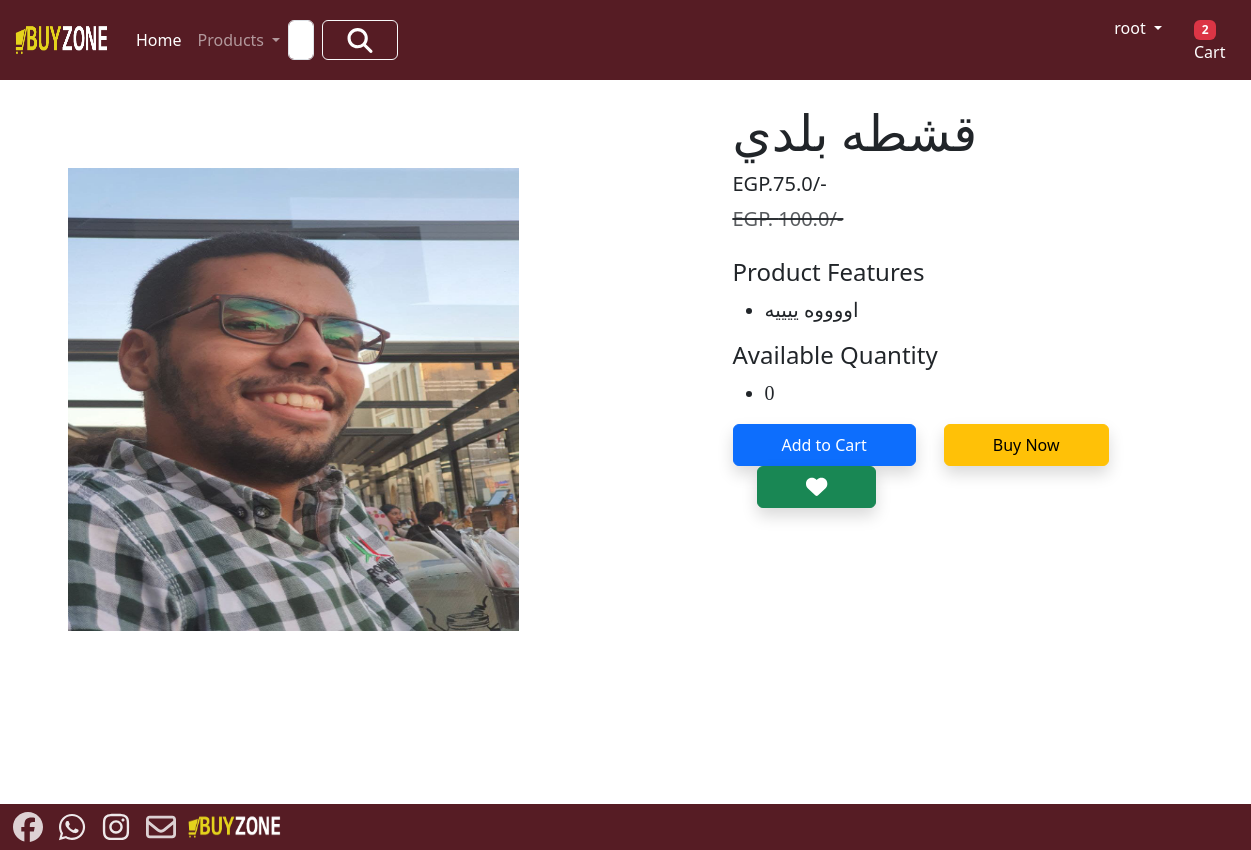
Page /product-detail/3 (signed in) on the earlier database version.
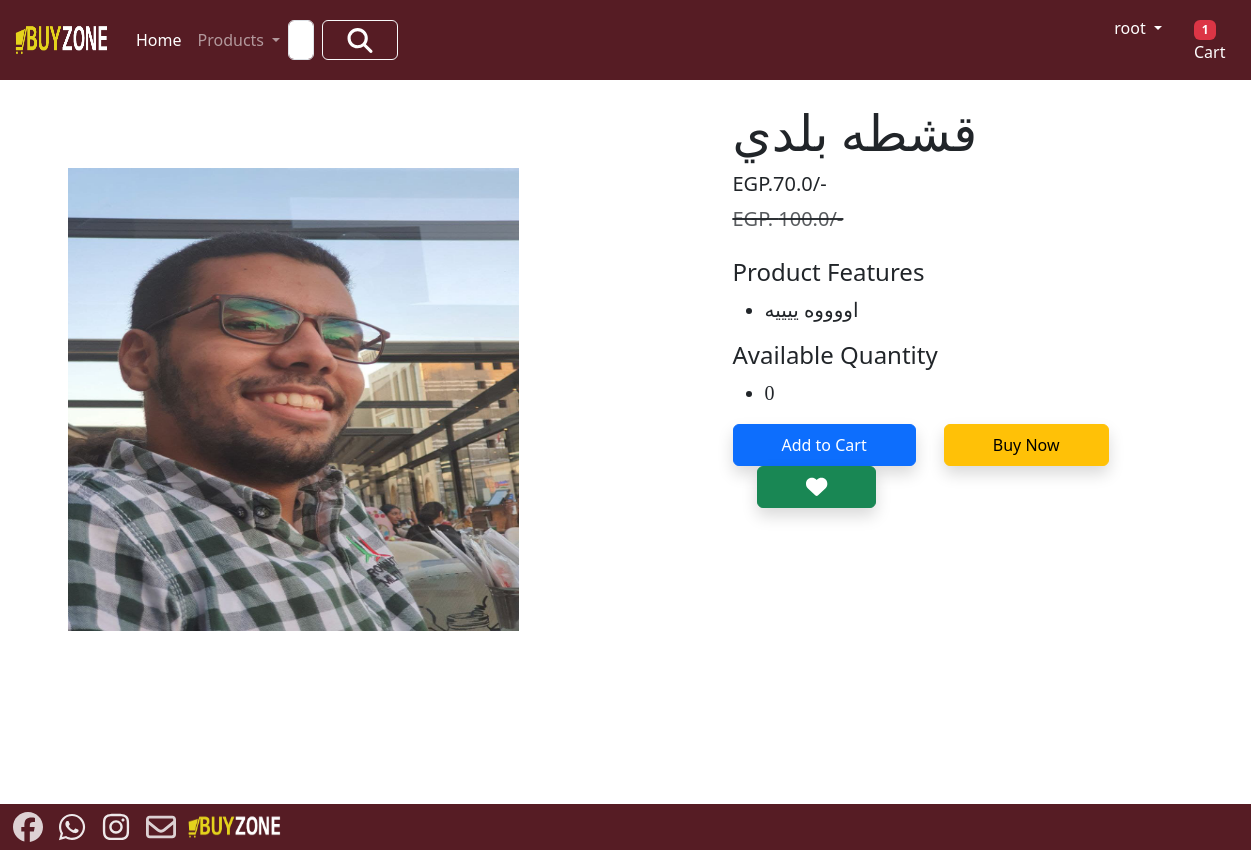
Same page on the later database version.
### app/models.py (models this page shows, shortened)
class Product(models.Model):
     title=models.CharField(max_length=100)
     selling_price=models.FloatField()
     discounted_price=models.FloatField()
     description=models.TextField()
     composition=models.TextField(default='')
     prodapp=models.TextField(default='')
     category=models.CharField(choices=CATEGORY_CHOICES,max_length=3)
     product_image=models.ImageField(upload_to='product')
     Quantity = models.IntegerField(default=1)

### app/views.py (the view)
class ProductDetail(View):
    def get(self, request, pk):
        product = Product.objects.get(pk=pk)
        wishlist = Wishlist.objects.filter(Q(product=product) & Q(user=request.user))
        totalitem = 0
        wishitem = 0
        if request.user.is_authenticated:
            totalitem = len(Cart.objects.filter(user=request.user))
            wishitem = len(Wishlist.objects.filter(user=request.user))
        return render(request, 'app/productdetail.html', locals())

### app/templates/app/productdetail.html (shortened to what this page needs)
{% extends 'app/base.html'%}
{% load static %}
{% block main-content %}
<div class="container">
    <div class="row flex justify-content-between" style="margin-top: 24px;">
        <div class="img2 col-lg-5 mt-5">
            <img src="{{product.product_image.url}}"
                class="image col-xs-6 col-sm-12 col-lg-12 mt-3 text-sm-center w-100 h-75" alt="">
        </div>
        <div class="productdetail col-lg-5">
            <h1 style="font-family: georgia; font-size: 50px;">
                {{product.title}}
            </h1>
            <h5>EGP.{{product.discounted_price}}/-</h5>
            <small class="text-decoration-line-through text-muted fs-5">
                <del>EGP. {{product.selling_price}}/-</del>
            </small>
            <br><br>
            <h4>Product Features</h4>
            <ul class="fs-5" style="font-family: Rajdhani">
                <li>
                    {{product.description}}
                </li>
            </ul>
            <h4>Available Quantity</h4>
            <ul class="fs-5" style="font-family: Rajdhani">
                <li>
                    {{product.Quantity}}
                </li>
            </ul>
            <form action="/add-to-cart" class="d-inline">
                <button type="submit" class="btn btn-primary shadow px-5 py-2">
                    Add to Cart
                </button>
            </form>
            <a href="{% url 'showcart' %}" class="btn btn-warning shadow px-5 py-2 ms-4">Buy Now </a>
            {% if wishlist %}
            <a pid={{product.id}} class="minus-wishlist btn btn-danger shadow px-5 py-2 ms-4"><i
                    class="fas fa-heart fa-lg"></i></a> {% else %}
            <a pid={{product.id}} class="plus-wishlist btn btn-success shadow px-5 py-2 ms-4"><i
                    class="fas fa-heart fa-lg"></i></a> {% endif %}
        </div>
    </div>
</div>
{% endblock main-content %}

### app/templates/app/base.html (shortened to what this page needs)
<!DOCTYPE html>
{% load static %}
<html lang="en">
<head>
    <link href="https://cdn.jsdelivr.net/npm/bootstrap@5.3.3/dist/css/bootstrap.min.css" rel="stylesheet">
    <link rel = "stylesheet" href = "{% static 'app/css/owl.carousel.min.css' %}"/>
    <link rel = "stylesheet" href = "{% static 'app/css/style.css' %}"/>
    <link rel = "stylesheet" href = "{% static 'app/css/all.min.css' %}"/>
</head>
<body style="min-height:89vh;position: relative;">
    <nav class="navbar navbar-expand-lg navbar-dark " style ="background-color : #561c24;">
      <div class="container-fluid">
        <a class="navbar-brand" href="/">
            <img src = "{% static "app/images/product/BuyZoneLast.png" %}" width = "100" height = "40" >
        </a>
        <div class="collapse navbar-collapse" id="navbarSupportedContent">
          <ul class="navbar-nav me-auto mb-2 mb-lg-0">
            {% if request.user.is_authenticated %}
            <li class="nav-item">
              <a class="nav-link active" aria-current="page" href="/">Home</a>
            </li>
            <li class="nav-item dropdown">
              <a class="nav-link dropdown-toggle" href="#" role="button" data-bs-toggle="dropdown" aria-expanded="false">
                Products
              </a>
            </li>
          </ul>
          <form class="d-flex" role="search" action="/search" style="margin-right :700px  " >
            <input class="form-control me-2" type="search" placeholder="Search" name = "search" aria-label="Search">
            <button class="btn btn-outline-light" type="submit" style ="--bs-btn-hover-bg: #7d1624;">
              <img src = "{% static "app/images/product/magnifying-glass-solid.svg" %}" width = "50" height = "25" >
            </button>
          </form>
        </div>
        <ul class="navbar-nav me-auto mb-2 mb-lg-0">
            <li class="nav-item dropdown mx-2">
            {% if request.user.is_authenticated %}
              {% if request.user.first_name %}
                  <a class="nav-link dropdown-toggle text-white" href="#" id="profileDropdown" data-bs-toggle="dropdown" aria-expanded="false">
                      {{ request.user.first_name }}
                  </a>
              {% else %}
                  <a class="nav-link dropdown-toggle text-white" href="#" id="profileDropdown" data-bs-toggle="dropdown" aria-expanded="false">
                      {{ request.user.username }}
                  </a>
              {% endif %}
              {% endif %}
            </li>
            <li class="nav-item mx-2">
              <a class="nav-link text-white" href="{% url 'showcart'%}">
                <span class="badge bg-danger">
                    {% if totalitem > 0 %}
                        <span class="text-white">{{ totalitem }}</span>
                    {% endif %}
                </span>
                Cart
            </a>
            </li>
            {% endif %}
        </ul>
  </div>
</nav>
{% block main-content %}{% endblock main-content %}
    <Footer class="container-fluid  text- p-2 mt-5" style="position: absolute; bottom: -80px ; diplay :flex; justify-content: space-between; background-color : #561c24;" >
      <a href="https://www.facebook.com/?locale=ar_AR"  target="_blank" >
        <img src = "{% static "app/images/product/facebook.svg" %}"  width = "40" height = "30"    style= "opacity: 0.8;" >
      </a>
      <a href="https://api.whatsapp.com/send?phone=201096396432" target="_blank" >
        <img src = "{% static "app/images/product/whatsapp.svg" %}"  width = "40" height = "30" style= "opacity: 0.9;">
      </a>
      <a href="#" target="_blank" >
        <img src = "{% static "app/images/product/instagram.svg" %}"  width = "40" height = "30" style= "opacity: 0.9;">
      </a >
      <a href="#" target="_blank" >
        <img src = "{% static "app/images/product/envelope-regular.svg" %}" width = "40" height = "30" style= "opacity: 0.8;">
      </a>
      <img src = "{% static "app/images/product/BuyZoneLast.png" %}" width = "100" height = "30" >
    </Footer>
</body>
</html>

Differences in the rows shown:
changed Product "قشطه بلدي": discounted_price "75.0" → "70.0"
Other differences:
{{ totalitem }}: "2" → "1"
